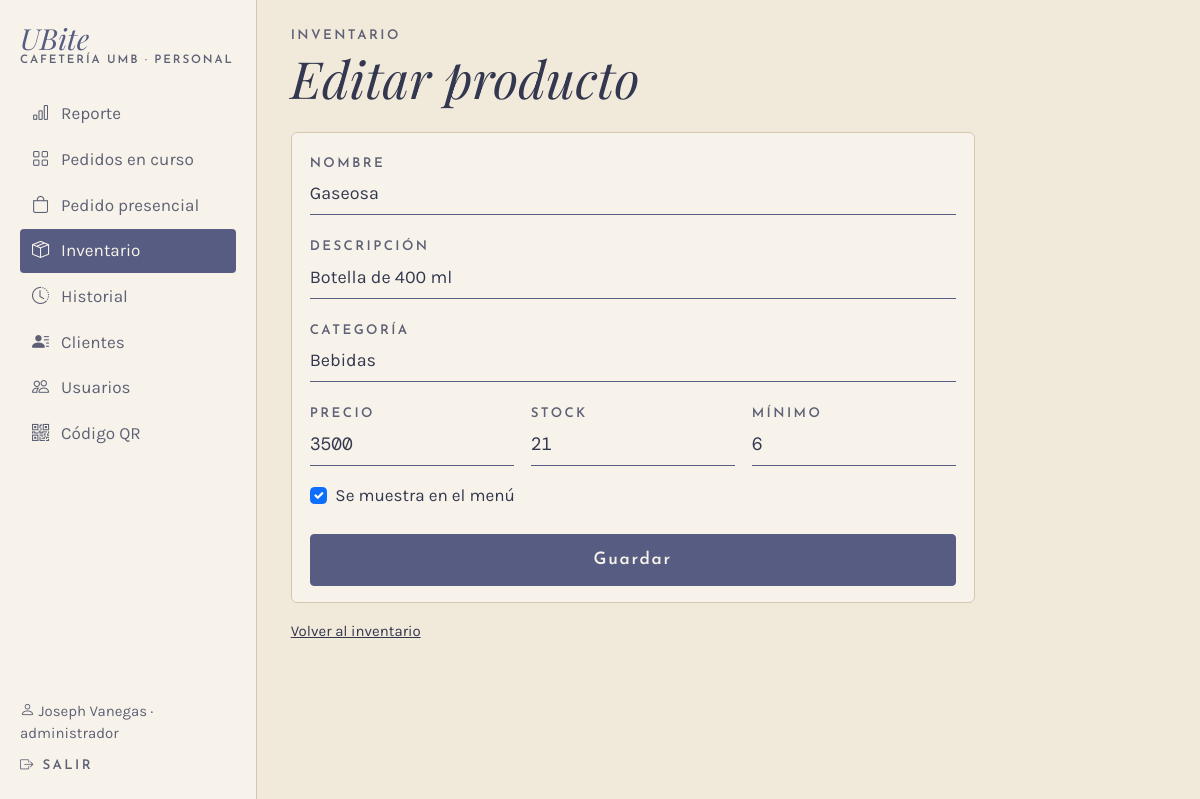
Screenshot of /inventario/producto/2 (signed in) with the database file from the repository.
### app/models.py (models this page shows, shortened)
class Usuario(UserMixin, db.Model):
    __tablename__ = "usuario"
    __table_args__ = (
        db.CheckConstraint("rol IN ('cajero', 'administrador')", name="ck_usuario_rol"),
    )
    id_usuario = db.Column(db.Integer, primary_key=True, autoincrement=True)
    nombre = db.Column(db.Text, nullable=False)
    rol = db.Column(db.Text, nullable=False)
    username = db.Column(db.Text, nullable=False, unique=True)
    password_hash = db.Column(db.Text, nullable=False)
    activo = db.Column(db.Boolean, nullable=False, default=True)
    @property
    def is_active(self):
        return bool(self.activo)

class Producto(db.Model):
    __tablename__ = "producto"
    __table_args__ = (
        db.CheckConstraint("precio > 0", name="ck_producto_precio"),
        db.CheckConstraint("stock_actual >= 0", name="ck_producto_stock"),
        db.CheckConstraint("stock_minimo >= 0", name="ck_producto_minimo"),
    )
    id_producto = db.Column(db.Integer, primary_key=True, autoincrement=True)
    nombre = db.Column(db.Text, nullable=False)
    descripcion = db.Column(db.Text)
    precio = db.Column(db.Float, nullable=False)
    stock_actual = db.Column(db.Integer, nullable=False, default=0)
    stock_minimo = db.Column(db.Integer, nullable=False, default=0)
    activo = db.Column(db.Boolean, nullable=False, default=True)
    id_categoria = db.Column(db.Integer, db.ForeignKey("categoria.id_categoria"), nullable=False)
    categoria = db.relationship("Categoria", back_populates="productos")

class Categoria(db.Model):
    __tablename__ = "categoria"
    id_categoria = db.Column(db.Integer, primary_key=True, autoincrement=True)
    nombre = db.Column(db.Text, nullable=False, unique=True)
    productos = db.relationship("Producto", back_populates="categoria", lazy=True)

### app/routes/inventario.py (the view, shortened to what this page needs)
@bp.route("/producto/nuevo", methods=["GET", "POST"])
@bp.route("/producto/<int:id_producto>", methods=["GET", "POST"])
@rol_requerido("administrador")
def producto(id_producto=None):
    p = db.session.get(Producto, id_producto) if id_producto else None
    if id_producto and p is None:
        return redirect(url_for("inventario.lista"))
    datos = request.form if request.method == "POST" else None
    return render_template("inventario/producto.html", p=p, datos=datos,
                           categorias=Categoria.query.order_by(Categoria.nombre).all(),
                           es_admin=current_user.rol == "administrador")

### app/__init__.py (called while the page is built)
@login_manager.user_loader
def cargar_usuario(id_usuario):
    from .models import Usuario
    u = db.session.get(Usuario, int(id_usuario))
    return u if u is not None and u.activo else None

### app/database.py (called while the page is built)
@event.listens_for(Engine, "begin")
def _iniciar(conexion):
    conexion.exec_driver_sql("BEGIN IMMEDIATE" if _escritura.get() else "BEGIN")

### app/routes/__init__.py (called while the page is built)
def rol_requerido(*roles):
    def decorador(vista):
        @wraps(vista)
        @login_required
        def envoltura(*args, **kwargs):
            if current_user.rol not in roles:
                abort(403)
            return vista(*args, **kwargs)
        return envoltura
    return decorador

def datos_menu():
    if not current_user.is_authenticated:
        return {}
    from flask import request
    admin = current_user.rol == "administrador"
    seccion = request.endpoint
    if seccion and seccion.startswith("inventario."):
        seccion = "inventario.lista"
    elif seccion in ("admin.usuario", "admin.nuevo_usuario", "admin.editar_usuario", "admin.eliminar_usuario"):
        seccion = "admin.usuarios"
    return {"es_admin": admin, "seccion": seccion,
            "menu_personal": MENU_ADMIN if admin else MENU_CAJERO,
            "menu_inferior": INFERIOR_ADMIN if admin else INFERIOR_CAJERO}

### app/routes/cliente.py (called while the page is built)
@bp.app_context_processor
def datos_carrito():
    carrito = session.get("carrito", {})
    return {"unidades_carrito": sum(carrito.values())}

### app/templates/inventario/producto.html (shortened to what this page needs)
{% extends "caja/_base.html" %}
{% set titulo_barra = "Editar producto" if p else "Nuevo producto" %}
{% set atras = url_for('inventario.lista') %}
{% set d = datos or {} %}
{% macro valor(campo, defecto="") %}{{ d.get(campo) if datos else (p[campo] if p and p[campo] is not none else defecto) }}{% endmacro %}
{% block panel %}
<div class="columna-movil mx-lg-0">
  <p class="etiqueta mb-1">Inventario</p>
  <h1 class="titulo display-5 mb-4 d-none d-lg-block">{{ titulo_barra }}</h1>
  <form method="post" class="tarjeta">
    <label class="etiqueta" for="nombre">Nombre</label>
    <input class="form-control linea-campo mb-3" id="nombre" name="nombre" maxlength="60" value="{{ valor('nombre') }}" required>
    <label class="etiqueta" for="descripcion">Descripción</label>
    <input class="form-control linea-campo mb-3" id="descripcion" name="descripcion" maxlength="80" value="{{ valor('descripcion') }}">
    <label class="etiqueta" for="categoria">Categoría</label>
    <input class="form-control linea-campo mb-3" id="categoria" name="categoria" list="categorias" maxlength="30" required
           value="{{ d.get('categoria') if datos else (p.categoria.nombre if p else '') }}">
    <div class="row g-3 mb-3">
      <div class="col-4">
        <label class="etiqueta" for="precio">Precio</label>
        <input class="form-control linea-campo mono" id="precio" name="precio" type="number" min="50" max="500000" step="50" value="{{ valor('precio')|replace('.0', '') }}" required>
      </div>
      <div class="col-4">
        <label class="etiqueta" for="stock_actual">Stock</label>
        <input class="form-control linea-campo mono" id="stock_actual" name="stock_actual" type="number" min="0" max="9999" value="{{ valor('stock_actual', 0) }}" required>
      </div>
      <div class="col-4">
        <label class="etiqueta" for="stock_minimo">Mínimo</label>
        <input class="form-control linea-campo mono" id="stock_minimo" name="stock_minimo" type="number" min="0" max="9999" value="{{ valor('stock_minimo', 0) }}" required>
      </div>
    </div>
    <div class="form-check mb-4">
      {% set activo = (d.get('activo') == 'si') if datos else (p.activo if p else true) %}
      <input class="form-check-input" type="checkbox" id="activo" name="activo" value="si" {{ 'checked' if activo }}>
      <label class="form-check-label" for="activo">Se muestra en el menú</label>
    </div>
    <button class="btn btn-ubite w-100" type="submit">Guardar</button>
  </form>
  <a class="small d-inline-block mt-3" href="{{ url_for('inventario.lista') }}">Volver al inventario</a>
</div>
{% endblock %}

### app/templates/caja/_base.html (shortened to what this page needs)
{% extends "base.html" %}
{% block clase_main %}{{ 'con-lateral' if es_admin }} container-xl py-4 con-barra-inferior{% endblock %}
{% block encabezado %}
{% if es_admin %}
<aside class="lateral d-none d-lg-flex">
  <a class="marca mb-4" href="{{ url_for('admin.reporte') }}"><span class="nombre">UBite</span><span class="sub">Cafetería UMB · Personal</span></a>
  <nav>
    {% for ruta, texto, icono in menu_personal %}
    <a href="{{ url_for(ruta) }}" class="{{ 'activo' if seccion == ruta }}"><i class="bi {{ icono }}"></i>{{ texto }}</a>
    {% endfor %}
  </nav>
  <div class="mt-auto pt-4 small">
    <div class="suave mb-2"><i class="bi bi-person"></i> {{ current_user.nombre }} · {{ current_user.rol }}</div>
    <a href="{{ url_for('auth.salir') }}" class="etiqueta text-decoration-none"><i class="bi bi-box-arrow-right"></i> Salir</a>
  </div>
</aside>
{% endif %}
{% endblock %}
{% block contenido %}
{% block panel %}{% endblock %}
{% endblock %}

### app/static/css/ubite.css (style rules this page uses)
:root { --papel: #F1E9DA; --papel-claro: #F8F3EA; --lavado: #E3DEDA; --linea: #D4C8B3; --tinta: #575D82; --tinta-oscura: #33374F; --tinta-suave: #5E6176; --alerta: #8A3B2E; --f-titulo: "Playfair Display", Georgia, serif; --f-etiqueta: "Josefin Sans", Arial, sans-serif; --f-texto: "Karla", Arial, sans-serif; --f-mono: "DM Mono", "Courier New", monospace; --bs-body-bg: var(--papel); --bs-body-color: var(--tinta-oscura); --bs-body-font-family: var(--f-texto); --bs-border-color: var(--linea); --bs-link-color-rgb: 51, 55, 79; --bs-link-hover-color-rgb: 87, 93, 130; }
html { background: var(--papel); font-size: clamp(16px, 0.55vw + 10.5px, 20px); }
body { min-height: 100vh; background: var(--papel); color: var(--tinta-oscura); font-family: var(--f-texto); }
.titulo { font-family: var(--f-titulo); font-style: italic; font-weight: 400; color: var(--tinta-oscura); line-height: 1.1; }
.etiqueta { font-family: var(--f-etiqueta); font-weight: 600; font-size: .78rem; letter-spacing: .18em; text-transform: uppercase; color: var(--tinta-suave); }
.mono { font-family: var(--f-mono); }
.suave { color: var(--tinta-suave); }
.columna-movil { max-width: 40rem; margin: 0 auto; }
.marca { text-decoration: none; display: inline-block; line-height: 1; }
.marca .nombre { font-family: var(--f-titulo); font-style: italic; font-size: 1.7rem; color: var(--tinta); }
.marca .sub { display: block; margin-top: 2px; font-family: var(--f-etiqueta); font-weight: 600; font-size: .68rem; letter-spacing: .16em; text-transform: uppercase; color: var(--tinta-suave); }
.btn { font-family: var(--f-etiqueta); font-weight: 600; letter-spacing: .1em; border-radius: 4px; padding: .7rem 1.1rem; }
.btn-ubite { background: var(--tinta); border: 1px solid var(--tinta); color: var(--papel-claro); }
.form-control.linea-campo { background: transparent; border: 0; border-bottom: 1px solid var(--tinta); border-radius: 0; padding-left: 0; font-size: 1.05rem; color: var(--tinta-oscura); }
.form-control::placeholder { color: var(--tinta-suave); opacity: .8; }
.tarjeta { display: block; background: var(--papel-claro); border: 1px solid var(--linea); border-radius: 6px; padding: 16px 18px; }
.lateral { position: fixed; top: 0; bottom: 0; left: 0; width: 15rem; z-index: 30; flex-direction: column; padding: 24px 20px; background: var(--papel-claro); border-right: 1px solid var(--linea); overflow-y: auto; }
.lateral nav, .lateral-links { display: flex; flex-direction: column; gap: 2px; }
.lateral nav a, .lateral-links a { display: flex; align-items: center; gap: 12px; padding: 9px 12px; border-radius: 4px; color: var(--tinta-suave); text-decoration: none; }
.lateral nav a.activo, .lateral-links a.activo { background: var(--tinta); color: var(--papel-claro); }

### rows the page displays
Usuario: nombre "Joseph Vanegas", rol "administrador"
Producto: nombre "Gaseosa", descripcion "Botella de 400 ml", precio "3500", stock_actual "21", stock_minimo "6"
Categoria: categoria "Bebidas"

### other values shown
{{ texto }} "Reporte" "Pedidos en curso" "Pedido presencial" "Inventario" "Historial" "Clientes" "Usuarios" "Código QR"
{{ titulo_barra }} "Editar producto"
